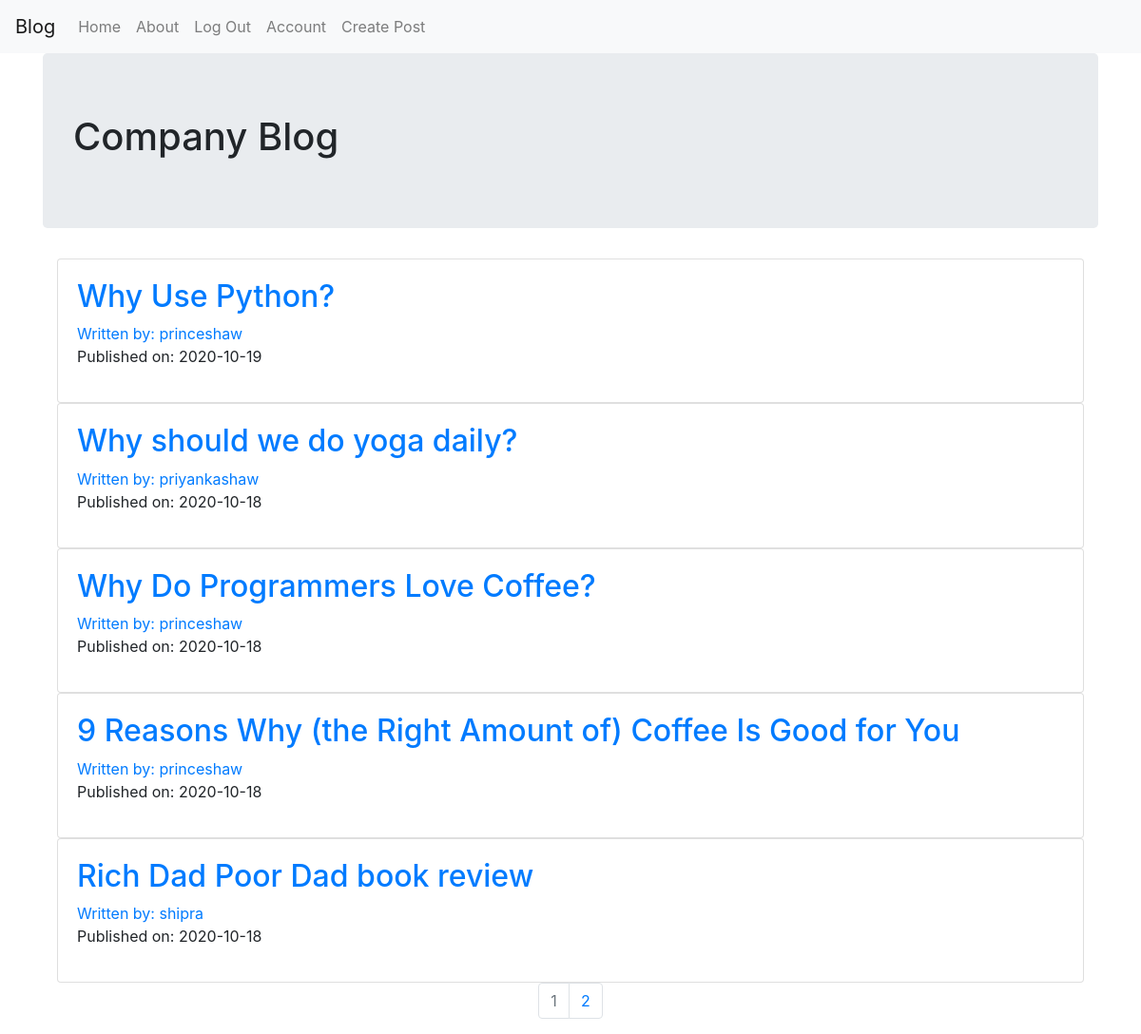
The page / (signed in) on the database its author committed.
### companyblog/models.py (models this page shows, shortened)
class BlogPost(db.Model):
    user = db.relationship(User)
    id = db.Column(db.Integer,primary_key = True)
    user_id = db.Column(db.Integer,db.ForeignKey('users.id'),nullable = False)
    date = db.Column(db.DateTime,nullable = False,default = datetime.utcnow)
    title = db.Column(db.String(140),nullable=False)
    text = db.Column(db.Text,nullable=False)

class User(db.Model,UserMixin):
    __tablename__ = 'users'
    id = db.Column(db.Integer,primary_key = True)
    profile_image = db.Column(db.String(20),nullable = False,default='default_profile.png')
    email = db.Column(db.String(64),unique = True, index = True)
    username = db.Column(db.String(64),unique = True,index=True)
    password_hash = db.Column(db.String(128))
    posts = db.relationship('BlogPost',backref = 'author',lazy = True)

### companyblog/core/views.py (the view)
@core.route('/')
def index():
   page = request.args.get('page',1,type=int)
   blog_posts = BlogPost.query.order_by(BlogPost.date.desc()).paginate(page=page,per_page=5)
   return render_template('index.html',blog_posts=blog_posts)

### companyblog/models.py (called while the page is built)
@login_manager.user_loader
def load_user(user_id):
    return User.query.get(user_id)

### companyblog/templates/index.html (shortened to what this page needs)
{% extends 'base.html' %}
{% block content %}
<div class="jumbotron">
    <h1>Company Blog</h1>
</div>
<div class="container">
    {% for post in blog_posts.items %}
    <div class="card">
        <div class="card-body">
            <h2><a class="card-title" href="{{url_for('blog_posts.blog_post',blog_post_id = post.id)}}"> {{post.title}}</a></h2>
            <a href="{{url_for('users.user_posts',username=post.author.username)}}">Written by: {{ post.author.username }}</a>
            <p>Published on: {{post.date.strftime('%Y-%m-%d')}}</p>
        </div>
    </div>
    {% endfor %}
</div>
<nav aria-label="Page navigation example">
    <ul class="pagination justify-content-center">
      {% for page_num in blog_posts.iter_pages(left_edge=1, right_edge=1, left_current=1, right_current=2) %}
         {% if blog_posts.page == page_num %}
         <li class="page-item disabled">
           <a class="page-link" href="{{ url_for('core.index', page=page_num) }}">{{ page_num }}</a></li>
         {% else %}
           <li class="page-item"><a class="page-link" href="{{ url_for('core.index', page=page_num) }}">{{ page_num }}</a></li>
         {% endif %}
     {% endfor %}
   </nav>
{% endblock content %}

### rows shown on the page
BlogPost: title "Why Use Python?", author.username "princeshaw", date "2020-10-19"
BlogPost: title "Why should we do yoga daily?", author.username "priyankashaw", date "2020-10-18"
BlogPost: title "Why Do Programmers Love Coffee?", author.username "princeshaw", date "2020-10-18"
BlogPost: title "9 Reasons Why (the Right Amount of) Coffee Is Good for You", author.username "princeshaw", date "2020-10-18"
BlogPost: title "Rich Dad Poor Dad book review", author.username "shipra", date "2020-10-18"

### other values the page prints
{{ page_num }} "1"
{{ page_num }} "2"
